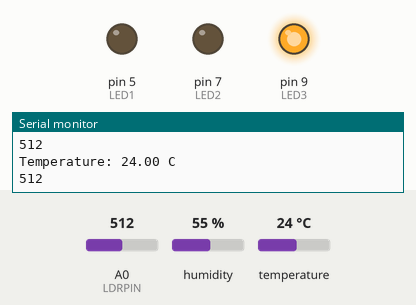
Bench run of a sketch on a simulated Arduino Uno, built with avr-gcc and run on an emulated ATmega328P. Shown: output pins drawn as LEDs (lit = HIGH), the last lines printed to the serial monitor. The inputs (shaded band) are chosen by the test bench; at power-on: A0 (LDRPIN) = 512, temperature 24 °C, humidity 55 %.

Above: at 6.8 s.
6.9 s: A0 (LDRPIN) set to 34
11.4 s: A0 (LDRPIN) set to 29
At 13.2 s:
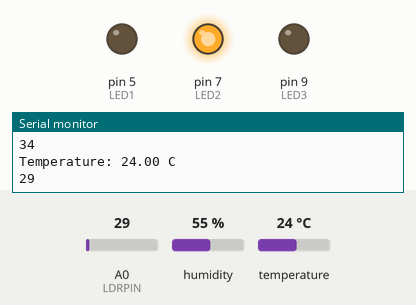
15.9 s: temperature set to 22 °C
At 19.5 s:
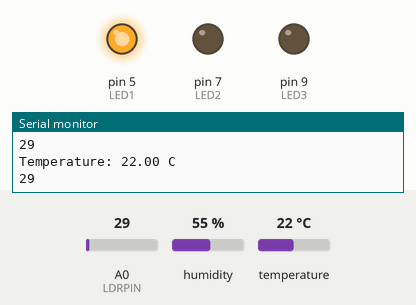
20.4 s: temperature set to 28 °C
At 21.5 s:
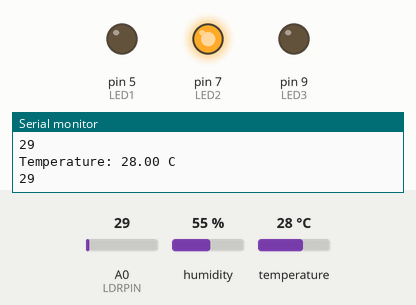
24.9 s: temperature set to 12 °C
At 27.8 s:
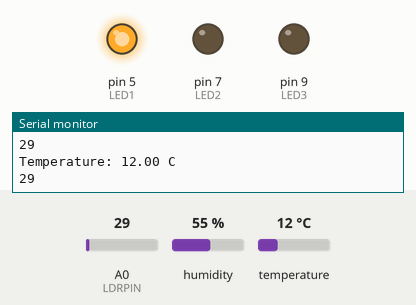
Timing chart, 0 to 29.3 s (numbered marks = the images above; inputs shaded):
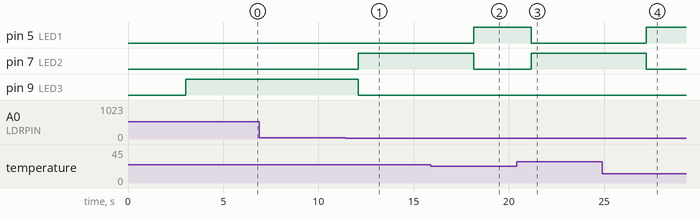

The sketch:

exercise2_2.ino
```cpp
// File: exercise2_2.ino

/*
 * WP5 - Exercise 2_2
 * John Dickson, Oliver Hansson, Sebastian VingÃ¥rd Larsson
 * 2026-03-XX
 * group: 27
 * Submission code: XXXXXX
 */

#include "DHT.h" // dht library

// define DHT pins and type
#define DHTPIN 12
#define DHTTYPE DHT11

// light sensor pins
#define LDRPIN A0

// LED pins
#define LED1 5
#define LED2 7
#define LED3 9

// temperature thresholds/levels
#define TEMP_LEVEL_1 0
#define TEMP_LEVEL_2 24
#define TEMP_LEVEL_3 30

// light thresholds/levels
#define LIGHT_LEVEL_1 35
#define LIGHT_LEVEL_2 31
#define LIGHT_LEVEL_3 26

// initialize and create our dht
DHT dht(DHTPIN, DHTTYPE);

void setup() {
  // begin serial monitor
  Serial.begin(9600);
  // because R4 is uncompatible natively with some of our parts
  // we're making sure that everything is running before we continue, here its serial
  while (!Serial);

  // set pinmode for LEDs
  pinMode(LED1, OUTPUT);
  pinMode(LED2, OUTPUT);
  pinMode(LED3, OUTPUT);

  // start dht
  dht.begin();
}

void loop() {
  // because dht11 is old and not really natively compatible to R4
  // we need to delay at the start to ensure everything is runnning before we start reading
  delay(3000);

  // read temperature
  float temp = dht.readTemperature();
  int lightValue = analogRead(LDRPIN);

  // check if temp is null
  if (isnan(temp)) {
    Serial.println("Failed to read from DHT sensor!");
    return;
  }

  // print temp and lightValue to serial
  Serial.print("Temperature: ");
  Serial.print(temp);
  Serial.println(" C");
  Serial.println(lightValue);

  // reset LEDs
  digitalWrite(LED1, LOW);
  digitalWrite(LED2, LOW);
  digitalWrite(LED3, LOW);


  /*
   * In hindsight the logic here is abit messy
   * Primarily because of the inverted logic between light and temperature
   * Since darker = greater and lighter = lesser with light and the opposite for temperature
   * It works as intended but could for sure be refactored without return statements etc.
  */

  // if temp is lower and light is greater than level 1
  // GREEN
  if (temp < TEMP_LEVEL_1 && lightValue > LIGHT_LEVEL_1) {
    digitalWrite(LED2, HIGH);
    return; // return to restart loop
  }
  // if temp is equal or greater than 1 but lower than 2 and light is equal or lesser than level 1 but greater than level 2
  // GREEN
  else if ((temp >= TEMP_LEVEL_1 && temp < TEMP_LEVEL_2) && (lightValue <= LIGHT_LEVEL_1 && lightValue > LIGHT_LEVEL_2)) {
    digitalWrite(LED2, HIGH);
    return; // return to restart loop
  }
  // if temp is equal or greater than 2 but less than 3 and light is equal or lesser to level 2 but greater than level 3
  // GREEN
  else if ((temp >= TEMP_LEVEL_2 && temp < TEMP_LEVEL_3) && (lightValue <= LIGHT_LEVEL_2 && lightValue > LIGHT_LEVEL_3)) {
    digitalWrite(LED2, HIGH);
    return; // return to restart loop
  }
  // if temp is equal or greater than 3 and light is equal or lower than 3
  // GREEN
  else if (temp >= TEMP_LEVEL_3 && lightValue <= LIGHT_LEVEL_3) {
    digitalWrite(LED2, HIGH);
    return; // return to restart loop
  }

  // if light value is greater than 1 (very dark) but temperature is higher than level 1
  // RED (too warm)
  if (lightValue > LIGHT_LEVEL_1 && temp > TEMP_LEVEL_1) {
    digitalWrite(LED3, HIGH);
    return; // return to restart loop
  }
  //if lightvalue is less or equal to 1 but greater than 2
  else if (lightValue <= LIGHT_LEVEL_1 && lightValue > LIGHT_LEVEL_2) {
    // if temp is less than 1
    // BLUE (too cold)
    if (temp < TEMP_LEVEL_1) {
      digitalWrite(LED1, HIGH);
      return; // return to restart loop
    }
    // if temp is greater or equal to 2
    // RED (too warm)
    else if (temp >= TEMP_LEVEL_2) {
      digitalWrite(LED3, HIGH);
      return; // return to restart loop
    }
  }
  // if light value is equal or lesser than 2 but greater than 3
  else if (lightValue <= LIGHT_LEVEL_2 && lightValue > LIGHT_LEVEL_3) {
    // temp is lesser than 2
    // BLUE (too cold)
    if (temp < TEMP_LEVEL_2) {
      digitalWrite(LED1, HIGH);
      return; // return to restart loop
    }
    // temp greater than 3
    // RED (too warm)
    else if (temp > TEMP_LEVEL_3) {
      digitalWrite(LED3, HIGH);
      return; // return to restart loop
    }
  }
  // if light value is greater or equal to 3 and temp is less than 3 (highest level)
  // BLUE (too cold)
  else if (lightValue <= LIGHT_LEVEL_3 && temp < TEMP_LEVEL_3) {
    digitalWrite(LED1, HIGH);
    // no need to return here since its the last statement of the loop
  }
}
```

Measured:
- the behaviour switches between 32 and 31 on A0 (LDRPIN) (found by bisection; images 0 and 1)
- the behaviour switches between 24 and 23 °C on temperature (found by bisection; images 1 and 2)
- after the input at 11.4 s, pin 7 (LED2): LOW → HIGH after 0.70 s; pin 9 (LED3): HIGH → LOW after 0.70 s
- after the input at 15.9 s, pin 5 (LED1): LOW → HIGH after 2.2 s; pin 7 (LED2): HIGH → LOW after 2.2 s
- after the input at 20.4 s, pin 5 (LED1): HIGH → LOW after 0.77 s; pin 7 (LED2): LOW → HIGH after 0.77 s
- after the input at 24.9 s, pin 5 (LED1): LOW → HIGH after 2.3 s; pin 7 (LED2): HIGH → LOW after 2.3 s
